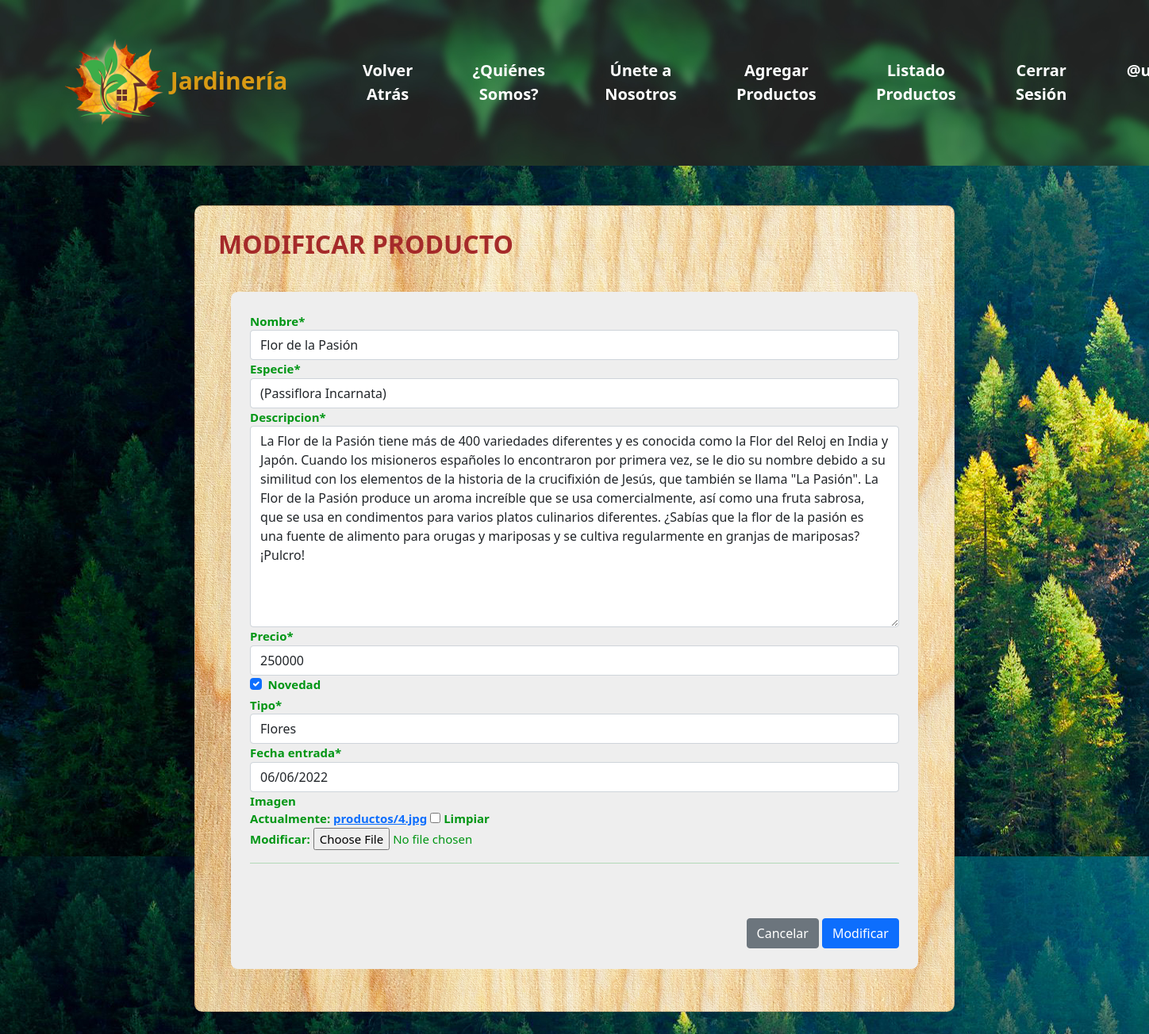
The page /modificar-producto/6/ (signed in) on the database its author committed.
### app/models.py (models this page shows, shortened)
class Producto(models.Model): #PRODUCTO = NOMBRE, ESPECIE, DESCRIPCION, PRECIO, NOVEDAD, TIPO, FECHA DE ENTRADA A TIENDA
    nombre = models.CharField(max_length=50)
    especie = models.CharField(max_length=50)
    descripcion = models.TextField()
    precio = models.IntegerField()
    novedad = models.BooleanField()
    tipo = models.ForeignKey(Tipo, on_delete=models.PROTECT)
    fecha_entrada = models.DateField()
    imagen = models.ImageField(upload_to="productos", null=True)

class Tipo(models.Model): #TIPO = ARBUSTO, FLORES, MACETEROS, TIERRAS
    nombre = models.CharField(max_length=50)
    def __str__(self):
        return self.nombre

### app/views.py (the view, shortened to what this page needs)
# urls.py: path('modificar-producto/<id>/', modificar_producto, name="modificar_producto"),
@permission_required('app.change_producto')
def modificar_producto(request, id):
    producto = get_object_or_404(Producto, id=id)
    data = {
        'form': ProductoForm(instance=producto)
    }
    return render(request, 'app/items/modificar.html', data)

### app/forms.py (shortened to what this page needs)
class ProductoForm(forms.ModelForm):
    nombre = forms.CharField(min_length=3, max_length=50)
    especie = forms.CharField(min_length=3, max_length=50)
    precio = forms.IntegerField(min_value=1, max_value=2000000)
    imagen = forms.ImageField(required=False, validators=[MaxSizeFileValidator(max_file_size=3)])
    class Meta:
        model = Producto
        fields = '__all__'

### app/templates/app/items/modificar.html (shortened to what this page needs)
<!DOCTYPE html>
<html lang="EN">
<head>
    {% load static %}
    <link rel="stylesheet" href="{% static 'app/P1Css/Css3.css' %}">
    <link href="https://cdn.jsdelivr.net/npm/bootstrap@5.1.3/dist/css/bootstrap.min.css" rel="stylesheet"
>
</head>
{% load crispy_forms_tags %}
<body>
    <div id="wrapper">
        <nav class="navbar navbar-expand-lg navbar-light">
            <div class="container-fluid">
                <a class="navbar-brand" href="{% url 'home' %}">
                    <img src="{% static 'app/P1Img/Logo Icon.png' %}" alt="Icon" width="125" height="125"
                        class="d-inline-block">
                    Jardinería
                </a>
                <div class="collapse navbar-collapse" id="navbarNavDropdown">
                    <ul class="navbar-nav">
                        <li class="nav-item">
                            <a class="nav-link" href="{% url 'home' %}">Volver Atrás</a>
                        </li>
                        <li class="nav-item">
                            <a class="nav-link" href="{% url 'home' %}#nosotros">¿Quiénes Somos?</a>
                        </li>
                        <li class="nav-item">
                            <a class="nav-link" href="{% url 'formulario' %}">Únete a Nosotros</a>
                        </li>
                        {% if perms.app.add_producto %}
                        <li class="nav-item">
                            <a class="nav-link" href="{% url 'agregar_producto' %}">Agregar Productos</a>
                        </li>
                        {% endif %}
                        {% if perms.app.view_producto %}
                        <li class="nav-item">
                            <a class="nav-link" href="{% url 'listar_producto' %}">Listado Productos</a>
                        </li>
                        {% endif %}
                        {% if user.is_authenticated %}
                        <li class="nav-item">
                            <a class="nav-link" href="{% url 'logout' %}">Cerrar Sesión</a>
                        </li>
                        <li class="nav-item">
                            <a class="nav-link" href="#">@{{ user.username }}</a>
                        </li>
                        {% endif %}
                    </ul>
                </div>
            </div>
        </nav>
    </div>
    <div class="row">
        <div class="col-12 col-md-8 offset-md-2">
            <div class="card" id="formulario">
                <div class="card-title">
                    <h2 style="font-weight: bold; color: brown;">MODIFICAR PRODUCTO</h2>
                </div>
                <div class="card-body">
                    <div class="container">
                        <form action="" method="post" enctype="multipart/form-data">
                            <table>
                                {{ form | crispy }}
                            </table>
                            <hr>
                            <br>
                            <br>
                            <div class="d-flex justify-content-end">
                                <input type="reset" value="Cancelar" class="btn btn-secondary">
                                <input type="submit" value="Modificar" class="btn btn-primary">
                            </div>
                        </form>
                    </div>
                </div>
            </div>
        </div>
    </div>
</body>
</html>

### app/static/app/P1Css/Css3.css (style rules this page uses)
#wrapper { background-color: rgb(65, 150, 65); width: 100%; height: auto; padding: 2%; margin-bottom: 50px; box-sizing: border-box; background-image: url('../P1Img/BG1.jpg'); background-attachment: scroll; }
#wrapper .navbar-brand { color: rgb(216, 154, 20); font-size: 30px; font-weight: bold; padding-left: 3%; padding-right: 3%; }
#wrapper nav ul li { text-align: center; justify-content: center; box-sizing: border-box; list-style: none; padding-left: 3%; padding-right: 3%; }
#wrapper nav ul li a { color: rgb(255, 255, 255); font-size: 20px; font-weight: bold; text-decoration: none; }
.navbar-brand img { width: 125px; height: 125px; }
#formulario { background-color: #ffffff; opacity: 100%; padding: 3%; margin-bottom: 50px; border-radius: 1%; box-sizing: border-box; background-image: url('../P1Img/WP3.jpg'); background-attachment: scroll; }
.container { background-color: #eeeeee; color: rgb(0, 150, 20); opacity: 100%; font-size: 15px; font-weight: bold; width: auto; height: auto; padding: 3%; margin: 1%; border-radius: 1%; box-sizing: border-box; }
body { background-color: rgb(220, 255, 200); background-image: url('../P1Img/Jardin4.jpg'); background-attachment: fixed; font-family: sans-serif; }

### rows shown on the page
Producto: nombre "Flor de la Pasión", especie "(Passiflora Incarnata)", descripcion "La Flor de la Pasión tiene más de 400 variedades diferentes y es conocida como la Flor del Reloj en India y Japón. Cuando los misioneros españoles lo encontraron por primera vez, se le dio su nombre debido a su similitud con los elementos de la historia de la crucifixión de Jesús, que también se llama \"La Pasión\". La Flor de la Pasión produce un aroma increíble que se usa comercialmente, así como una fruta sabrosa, que se usa en condimentos para varios platos culinarios diferentes. ¿Sabías que la flor de la pasión es una fuente de alimento para orugas y mariposas y se cultiva regularmente en granjas de mariposas? ¡Pulcro!", precio "250000", novedad "☑", tipo "Flores", fecha_entrada "06/06/2022"
